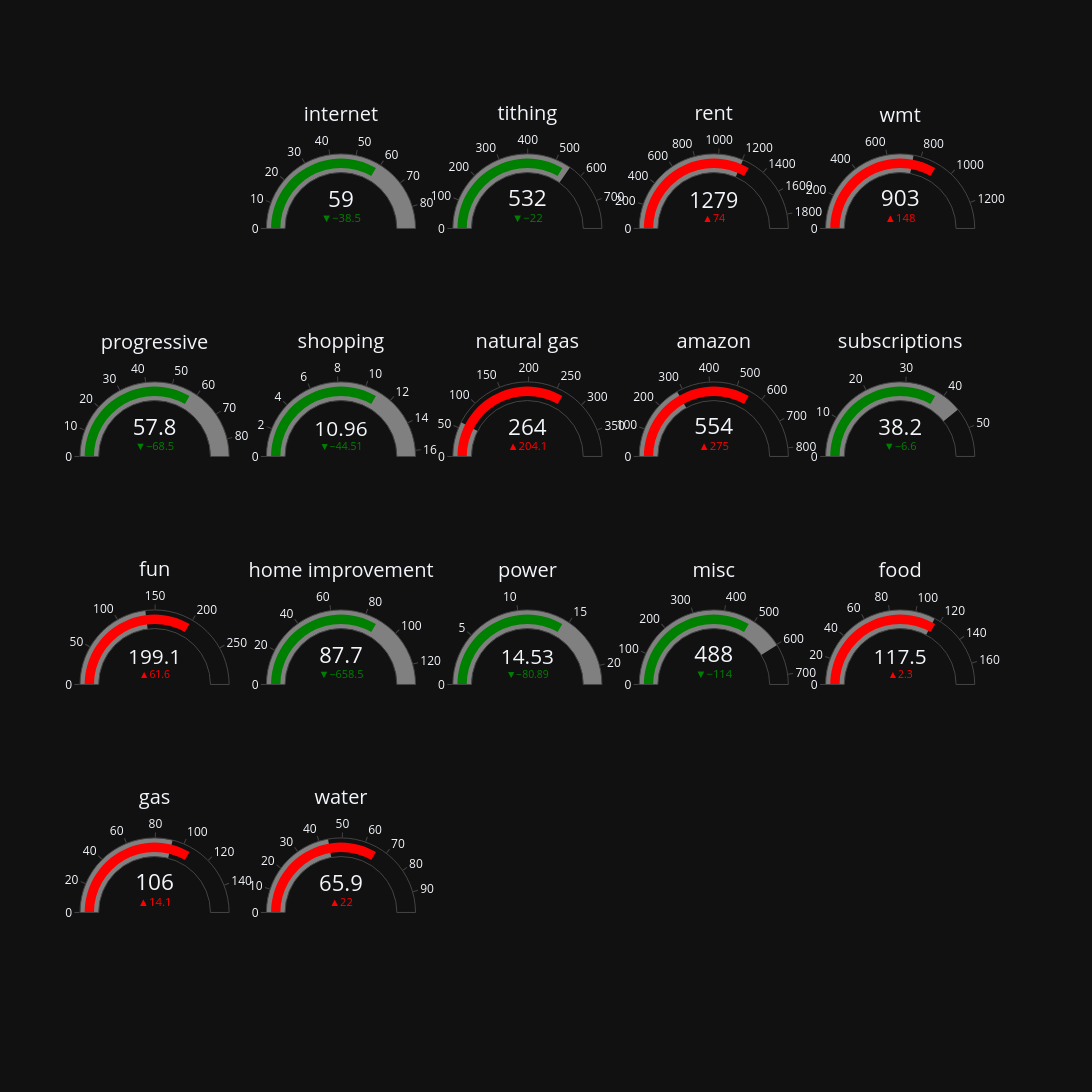

Notebook code for this chart:
### Code cell
fig = go.Figure()

fig.update_layout(width=2000, height=1200, template="plotly_dark")


def create_guage(category, x1, x2, y1, y2):
    tf = joined_df.filter(pl.col("category").str.to_lowercase() == category.lower())

    if tf.is_empty():
        print(f"⚠️ No data for category: {category}")
        return

    lm = tf.select(pl.col("last_month").max()).item()
    ltm = tf.select(pl.col("LTM_avg").max()).item()

    if lm is None or ltm is None:
        print(f"⚠️ Missing values for {category}")
        return

    bar_color = 'red' if lm > ltm else 'green'

    fig.add_trace(go.Indicator(
        mode="number+gauge+delta", value=lm,
        delta={'reference': ltm,
               'increasing': {'color': "red"},
               'decreasing': {'color': "green"}},
        domain={'x': [x1, x2], 'y': [y1, y2]},
        title={'text': category},
        gauge={'steps': [{'range': [0, ltm], 'color': 'gray'}],
               'bar': {'color': bar_color}}
    ))


# Row 0 (top)
create_guage('car',          0.00, 0.16, 0.80, 1.00)
create_guage('internet',     0.20, 0.36, 0.80, 1.00)
create_guage('tithing',      0.40, 0.56, 0.80, 1.00)
create_guage('rent',         0.60, 0.76, 0.80, 1.00)
create_guage('wmt',          0.80, 0.96, 0.80, 1.00)

# Row 1
create_guage('progressive',  0.00, 0.16, 0.55, 0.75)
create_guage('shopping',     0.20, 0.36, 0.55, 0.75)
create_guage('natural gas',  0.40, 0.56, 0.55, 0.75)
create_guage('amazon',       0.60, 0.76, 0.55, 0.75)
create_guage('subscriptions',0.80, 0.96, 0.55, 0.75)

# Row 2
create_guage('fun',          0.00, 0.16, 0.30, 0.50)
create_guage('home improvement', 0.20, 0.36, 0.30, 0.50)
create_guage('power',        0.40, 0.56, 0.30, 0.50)
create_guage('misc',         0.60, 0.76, 0.30, 0.50)
create_guage('food',         0.80, 0.96, 0.30, 0.50)
def create_guage(category, x1, x2, y1, y2):
    tf = joined_df.filter(pl.col("category").str.to_lowercase() == category.lower())

    if tf.is_empty():
        print(f"⚠️ No data for category: {category}")
        return

    lm = tf.select(pl.col("last_month").max()).item()
    ltm = tf.select(pl.col("LTM_avg").max()).item()

    if lm is None or ltm is None:
        print(f"⚠️ Missing values for {category}")
        return

    bar_color = 'red' if lm > ltm else 'green'

    fig.add_trace(go.Indicator(
        mode="number+gauge+delta", value=lm,
        delta={'reference': ltm,
               'increasing': {'color': "red"},
               'decreasing': {'color': "green"}},
        domain={'x': [x1, x2], 'y': [y1, y2]},
        title={'text': category},
        gauge={'steps': [{'range': [0, ltm], 'color': 'gray'}],
               'bar': {'color': bar_color}}
    ))
# Row 3 (bottom)
create_guage('gas',          0.00, 0.16, 0.05, 0.25)
create_guage('water',        0.20, 0.36, 0.05, 0.25)



fig.show()

### Figure 1 — Plotly figure (JSON) as saved in the notebook; plotly's stock layout.template omitted (floating-point values rounded to 4 significant figures)
{"data": [{"delta": {"decreasing": {"color": "green"}, "increasing": {"color": "red"}, "reference": 97.46}, "domain": {"x": [0.2, 0.36], "y": [0.8, 1]}, "gauge": {"bar": {"color": "green"}, "steps": [{"color": "gray", "range": [0, 97.46]}]}, "mode": "number+gauge+delta", "title": {"text": "internet"}, "type": "indicator", "value": 59}, {"delta": {"decreasing": {"color": "green"}, "increasing": {"color": "red"}, "reference": 553.8}, "domain": {"x": [0.4, 0.56], "y": [0.8, 1]}, "gauge": {"bar": {"color": "green"}, "steps": [{"color": "gray", "range": [0, 553.8]}]}, "mode": "number+gauge+delta", "title": {"text": "tithing"}, "type": "indicator", "value": 531.8}, {"delta": {"decreasing": {"color": "green"}, "increasing": {"color": "red"}, "reference": 1206.0}, "domain": {"x": [0.6, 0.76], "y": [0.8, 1]}, "gauge": {"bar": {"color": "red"}, "steps": [{"color": "gray", "range": [0, 1206.0]}]}, "mode": "number+gauge+delta", "title": {"text": "rent"}, "type": "indicator", "value": 1279.0}, {"delta": {"decreasing": {"color": "green"}, "increasing": {"color": "red"}, "reference": 754.9}, "domain": {"x": [0.8, 0.96], "y": [0.8, 1]}, "gauge": {"bar": {"color": "red"}, "steps": [{"color": "gray", "range": [0, 754.9]}]}, "mode": "number+gauge+delta", "title": {"text": "wmt"}, "type": "indicator", "value": 902.7}, {"delta": {"decreasing": {"color": "green"}, "increasing": {"color": "red"}, "reference": 126.2}, "domain": {"x": [0, 0.16], "y": [0.55, 0.75]}, "gauge": {"bar": {"color": "green"}, "steps": [{"color": "gray", "range": [0, 126.2]}]}, "mode": "number+gauge+delta", "title": {"text": "progressive"}, "type": "indicator", "value": 57.75}, {"delta": {"decreasing": {"color": "green"}, "increasing": {"color": "red"}, "reference": 55.47}, "domain": {"x": [0.2, 0.36], "y": [0.55, 0.75]}, "gauge": {"bar": {"color": "green"}, "steps": [{"color": "gray", "range": [0, 55.47]}]}, "mode": "number+gauge+delta", "title": {"text": "shopping"}, "type": "indicator", "value": 10.96}, {"delta": {"decreasing": {"color": "green"}, "increasing": {"color": "red"}, "reference": 59.92}, "domain": {"x": [0.4, 0.56], "y": [0.55, 0.75]}, "gauge": {"bar": {"color": "red"}, "steps": [{"color": "gray", "range": [0, 59.92]}]}, "mode": "number+gauge+delta", "title": {"text": "natural gas"}, "type": "indicator", "value": 264}, {"delta": {"decreasing": {"color": "green"}, "increasing": {"color": "red"}, "reference": 279.2}, "domain": {"x": [0.6, 0.76], "y": [0.55, 0.75]}, "gauge": {"bar": {"color": "red"}, "steps": [{"color": "gray", "range": [0, 279.2]}]}, "mode": "number+gauge+delta", "title": {"text": "amazon"}, "type": "indicator", "value": 553.9}, {"delta": {"decreasing": {"color": "green"}, "increasing": {"color": "red"}, "reference": 44.81}, "domain": {"x": [0.8, 0.96], "y": [0.55, 0.75]}, "gauge": {"bar": {"color": "green"}, "steps": [{"color": "gray", "range": [0, 44.81]}]}, "mode": "number+gauge+delta", "title": {"text": "subscriptions"}, "type": "indicator", "value": 38.17}, {"delta": {"decreasing": {"color": "green"}, "increasing": {"color": "red"}, "reference": 137.5}, "domain": {"x": [0, 0.16], "y": [0.3, 0.5]}, "gauge": {"bar": {"color": "red"}, "steps": [{"color": "gray", "range": [0, 137.5]}]}, "mode": "number+gauge+delta", "title": {"text": "fun"}, "type": "indicator", "value": 199.1}, {"delta": {"decreasing": {"color": "green"}, "increasing": {"color": "red"}, "reference": 746.2}, "domain": {"x": [0.2, 0.36], "y": [0.3, 0.5]}, "gauge": {"bar": {"color": "green"}, "steps": [{"color": "gray", "range": [0, 746.2]}]}, "mode": "number+gauge+delta", "title": {"text": "home improvement"}, "type": "indicator", "value": 87.68}, {"delta": {"decreasing": {"color": "green"}, "increasing": {"color": "red"}, "reference": 95.42}, "domain": {"x": [0.4, 0.56], "y": [0.3, 0.5]}, "gauge": {"bar": {"color": "green"}, "steps": [{"color": "gray", "range": [0, 95.42]}]}, "mode": "number+gauge+delta", "title": {"text": "power"}, "type": "indicator", "value": 14.53}, {"delta": {"decreasing": {"color": "green"}, "increasing": {"color": "red"}, "reference": 602.2}, "domain": {"x": [0.6, 0.76], "y": [0.3, 0.5]}, "gauge": {"bar": {"color": "green"}, "steps": [{"color": "gray", "range": [0, 602.2]}]}, "mode": "number+gauge+delta", "title": {"text": "misc"}, "type": "indicator", "value": 487.9}, {"delta": {"decreasing": {"color": "green"}, "increasing": {"color": "red"}, "reference": 115.2}, "domain": {"x": [0.8, 0.96], "y": [0.3, 0.5]}, "gauge": {"bar": {"color": "red"}, "steps": [{"color": "gray", "range": [0, 115.2]}]}, "mode": "number+gauge+delta", "title": {"text": "food"}, "type": "indicator", "value": 117.5}, {"delta": {"decreasing": {"color": "green"}, "increasing": {"color": "red"}, "reference": 91.86}, "domain": {"x": [0, 0.16], "y": [0.05, 0.25]}, "gauge": {"bar": {"color": "red"}, "steps": [{"color": "gray", "range": [0, 91.86]}]}, "mode": "number+gauge+delta", "title": {"text": "gas"}, "type": "indicator", "value": 106.0}, {"delta": {"decreasing": {"color": "green"}, "increasing": {"color": "red"}, "reference": 43.93}, "domain": {"x": [0.2, 0.36], "y": [0.05, 0.25]}, "gauge": {"bar": {"color": "red"}, "steps": [{"color": "gray", "range": [0, 43.93]}]}, "mode": "number+gauge+delta", "title": {"text": "water"}, "type": "indicator", "value": 65.9}], "layout": {"height": 1200, "width": 2000}}
